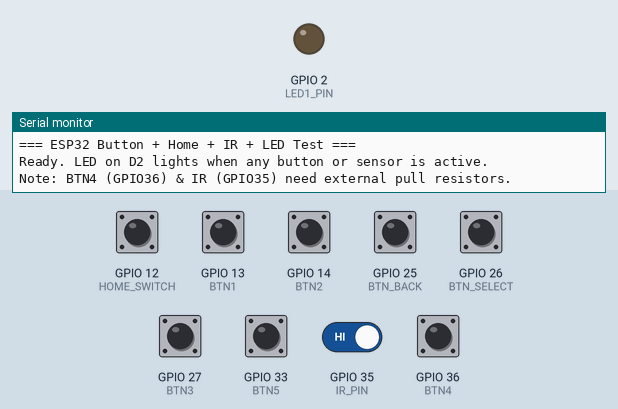
Simulated run of this sketch. Board: ESP32. On the bench: output pins drawn as LEDs (lit = HIGH), the last lines printed to the serial monitor. Inputs (shaded band) come from the test bench; at power-on: GPIO 12 (HOME_SWITCH), GPIO 13 (BTN1), GPIO 14 (BTN2), GPIO 25 (BTN_BACK), GPIO 26 (BTN_SELECT), GPIO 27 (BTN3), GPIO 33 (BTN5), GPIO 35 (IR_PIN), GPIO 36 (BTN4) HIGH.

Above: at 1.5 s.
1.6 s: GPIO 12 (HOME_SWITCH) pulled LOW for 0.15 s
At 1.68 s:
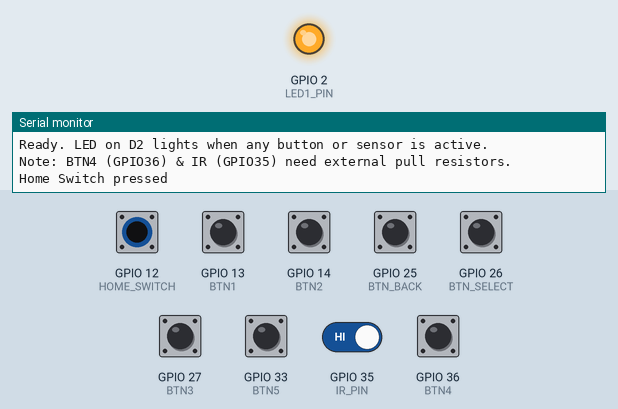
3.2 s: GPIO 13 (BTN1) pulled LOW for 0.15 s
At 4.3 s:
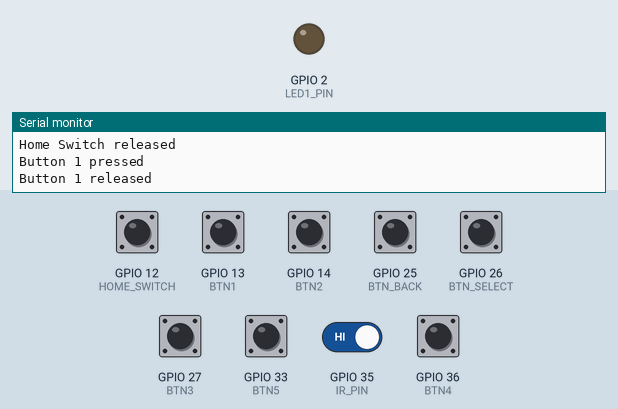
4.8 s: GPIO 25 (BTN_BACK) pulled LOW for 0.15 s
At 4.89 s:
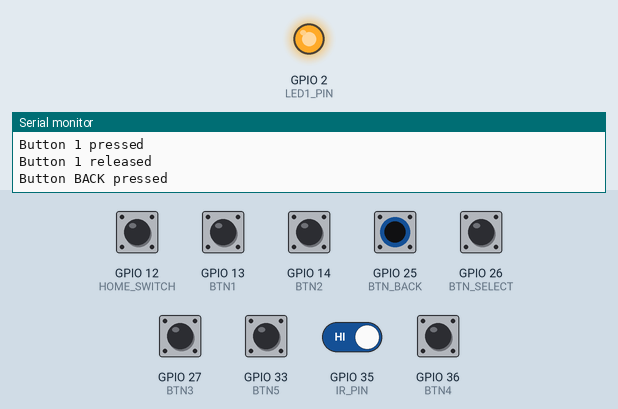
6.4 s: GPIO 26 (BTN_SELECT) pulled LOW for 0.15 s
At 7.3 s:
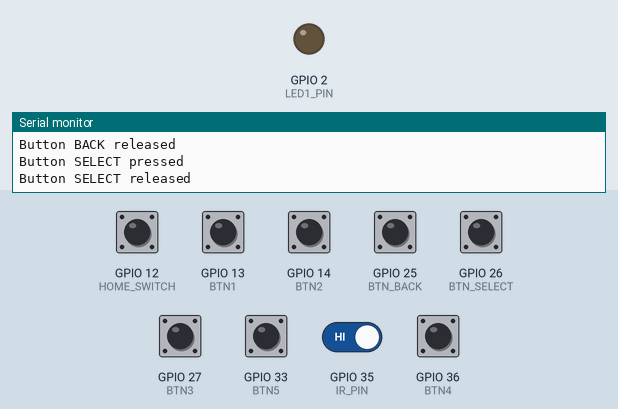
8.0 s: GPIO 35 (IR_PIN) driven LOW
At 9.2 s:
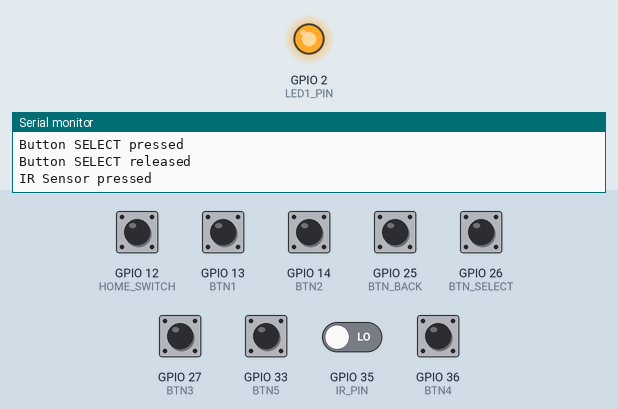
9.5 s: GPIO 35 (IR_PIN) driven HIGH
At 10.5 s:
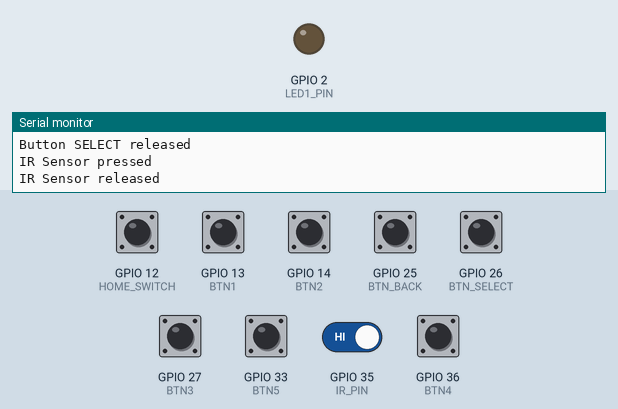
Timing chart, 0 to 12.0 s (numbered marks = the images above; inputs shaded):
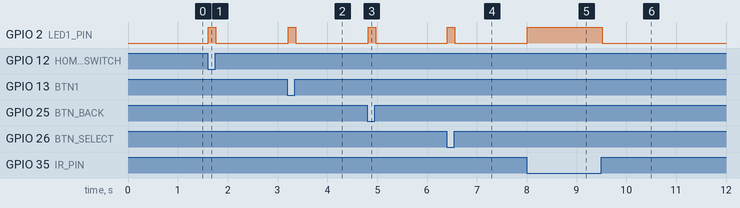

Measured:
- after the input at 1.6 s, GPIO 2 (LED1_PIN): LOW → HIGH at once, → LOW 0.15 s later
- after the input at 3.2 s, GPIO 2 (LED1_PIN): LOW → HIGH at once, → LOW 0.15 s later
- after the input at 4.8 s, GPIO 2 (LED1_PIN): LOW → HIGH at once, → LOW 0.15 s later
- after the input at 6.4 s, GPIO 2 (LED1_PIN): LOW → HIGH at once, → LOW 0.15 s later
- after the input at 8.0 s, GPIO 2 (LED1_PIN): LOW → HIGH at once
- after the input at 9.5 s, GPIO 2 (LED1_PIN): HIGH → LOW at once

The sketch:

Button_test.ino
```cpp
// ESP32 Button + Home Switch + IR Sensor + LED State Test
// Open Serial Monitor at 115200 baud

// --- Pin assignments ---
#define HOME_SWITCH 12
#define BTN1        13
#define BTN2        14
#define BTN3        27
#define BTN4        36    // VP: input-only, no internal pull-ups
#define BTN5        33
#define BTN_BACK    25
#define BTN_SELECT  26
#define IR_PIN      35    // Input-only, no internal pull-ups
#define LED1_PIN     2    // LED output (on when any button pressed)

// --- Previous states (for change detection) ---
int prev_home     = HIGH;
int prev_btn1     = HIGH;
int prev_btn2     = HIGH;
int prev_btn3     = HIGH;
int prev_btn4     = HIGH;
int prev_btn5     = HIGH;
int prev_back     = HIGH;
int prev_select   = HIGH;
int prev_ir       = HIGH;

// --- Simple helper to print edge changes ---
void print_change(const char* name, int prev_state, int curr_state, bool active_low = true) {
  if (curr_state != prev_state) {
    if (active_low) {
      if (curr_state == LOW)  Serial.printf("%s pressed\n", name);
      else                    Serial.printf("%s released\n", name);
    } else {
      if (curr_state == HIGH) Serial.printf("%s ACTIVE (HIGH)\n", name);
      else                    Serial.printf("%s INACTIVE (LOW)\n", name);
    }
  }
}

void setup() {
  Serial.begin(115200);
  delay(300);
  Serial.println("=== ESP32 Button + Home + IR + LED Test ===");

  // Buttons with internal pull-ups available
  pinMode(HOME_SWITCH, INPUT_PULLUP);
  pinMode(BTN1,        INPUT_PULLUP);
  pinMode(BTN2,        INPUT_PULLUP);
  pinMode(BTN3,        INPUT_PULLUP);
  pinMode(BTN5,        INPUT_PULLUP);
  pinMode(BTN_BACK,    INPUT_PULLUP);
  pinMode(BTN_SELECT,  INPUT_PULLUP);

  // GPIO36 & GPIO35 (VP/VN bank) are input-only and have NO internal pull resistors
  pinMode(BTN4, INPUT);   // requires external pull-up/down in hardware
  pinMode(IR_PIN, INPUT); // requires external pull-up/down in hardware

  // LED output
  pinMode(LED1_PIN, OUTPUT);
  digitalWrite(LED1_PIN, LOW);

  // Seed previous states
  prev_home   = digitalRead(HOME_SWITCH);
  prev_btn1   = digitalRead(BTN1);
  prev_btn2   = digitalRead(BTN2);
  prev_btn3   = digitalRead(BTN3);
  prev_btn4   = digitalRead(BTN4);
  prev_btn5   = digitalRead(BTN5);
  prev_back   = digitalRead(BTN_BACK);
  prev_select = digitalRead(BTN_SELECT);
  prev_ir     = digitalRead(IR_PIN);

  Serial.println("Ready. LED on D2 lights when any button or sensor is active.");
  Serial.println("Note: BTN4 (GPIO36) & IR (GPIO35) need external pull resistors.");
}

void loop() {
  // Read all
  int curr_home   = digitalRead(HOME_SWITCH);
  int curr_btn1   = digitalRead(BTN1);
  int curr_btn2   = digitalRead(BTN2);
  int curr_btn3   = digitalRead(BTN3);
  int curr_btn4   = digitalRead(BTN4);
  int curr_btn5   = digitalRead(BTN5);
  int curr_back   = digitalRead(BTN_BACK);
  int curr_select = digitalRead(BTN_SELECT);
  int curr_ir     = digitalRead(IR_PIN);

  // Report changes (active LOW semantics for buttons/home/IR)
  print_change("Home Switch",   prev_home,   curr_home,   true);
  print_change("Button 1",      prev_btn1,   curr_btn1,   true);
  print_change("Button 2",      prev_btn2,   curr_btn2,   true);
  print_change("Button 3",      prev_btn3,   curr_btn3,   true);
  print_change("Button 4",      prev_btn4,   curr_btn4,   true);
  print_change("Button 5",      prev_btn5,   curr_btn5,   true);
  print_change("Button BACK",   prev_back,   curr_back,   true);
  print_change("Button SELECT", prev_select, curr_select, true);
  print_change("IR Sensor",     prev_ir,     curr_ir,     true);

  // --- LED control: ON if any input is active (LOW) ---
  bool any_pressed = (
    curr_home   == LOW ||
    curr_btn1   == LOW ||
    curr_btn2   == LOW ||
    curr_btn3   == LOW ||
    curr_btn4   == LOW ||
    curr_btn5   == LOW ||
    curr_back   == LOW ||
    curr_select == LOW ||
    curr_ir     == LOW
  );

  digitalWrite(LED1_PIN, any_pressed ? HIGH : LOW);

  // Update previous states
  prev_home   = curr_home;
  prev_btn1   = curr_btn1;
  prev_btn2   = curr_btn2;
  prev_btn3   = curr_btn3;
  prev_btn4   = curr_btn4;
  prev_btn5   = curr_btn5;
  prev_back   = curr_back;
  prev_select = curr_select;
  prev_ir     = curr_ir;

  delay(25); // light debounce/filtering
}
```
